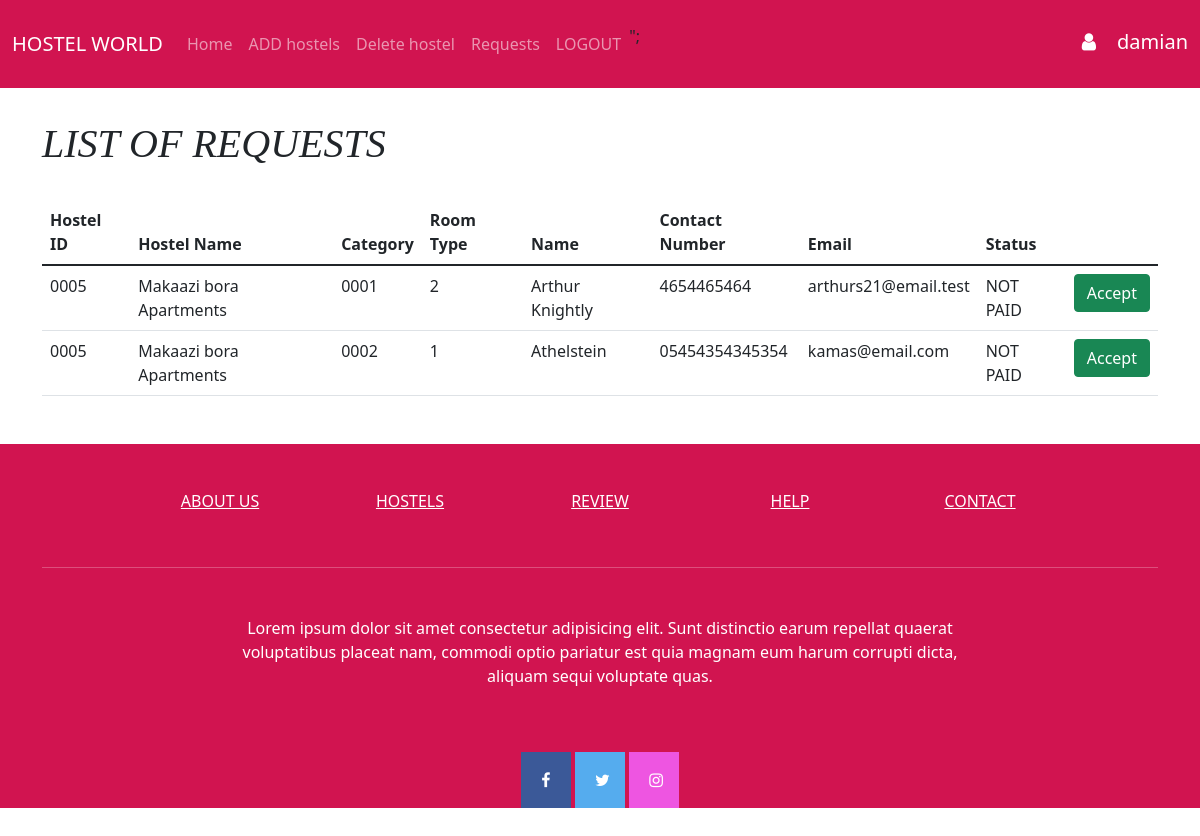
The page /admin_request.php (signed in) on the database its author committed.
### tables this page shows
CREATE TABLE IF NOT EXISTS `reserve` (
  `reserve_id` int(6) UNSIGNED ZEROFILL NOT NULL,
  `name` varchar(128) NOT NULL,
  `gender` varchar(8) NOT NULL,
  `birthday` date DEFAULT NULL,
  `hostel_id` int(4) UNSIGNED ZEROFILL DEFAULT NULL,
  `hostel_name` varchar(64) DEFAULT NULL,
  `category_id` int(4) UNSIGNED ZEROFILL DEFAULT NULL,
  `room_type` varchar(256) DEFAULT NULL,
  `email` varchar(128) DEFAULT NULL,
  `phoneno` varchar(16) DEFAULT NULL,
  `student_id` int(4) UNSIGNED ZEROFILL DEFAULT NULL,
  `owner_id` int(4) UNSIGNED ZEROFILL DEFAULT NULL,
  `registration_status` varchar(128) DEFAULT 'NOT PAID'
);

### admin_request.php (the view, shortened to what this page needs)
<?php
include("connection.php");
$login = $_SESSION['loggin'];
?>
<!doctype html>
<html lang="en">
<head>
    <link rel="stylesheet" href="style.css">
    <link rel="stylesheet" href="styleabout.css">
    <link href="https://cdn.jsdelivr.net/npm/bootstrap@5.1.3/dist/css/bootstrap.min.css" rel="stylesheet">
    <link href="https://cdn.jsdelivr.net/npm/bootstrap@5.1.3/dist/css/bootstrap.min.css" rel="stylesheet">
    <link rel="stylesheet" href="https://cdnjs.cloudflare.com/ajax/libs/font-awesome/4.7.0/css/font-awesome.min.css">
</head>
<body>
    <nav class="navbar fixed-top navbar-expand-lg navbar-dark n">
        <div class="container-fluid">
            <a class="navbar-brand" href="admin_index.php">HOSTEL WORLD</a>
            <div class="collapse navbar-collapse" id="navbarSupportedContent">
                <ul class="navbar-nav me-auto mb-2 mb-lg-0">
                    <li class="nav-item">
                        <a class="nav-link" aria-current="page" href="admin_index.php">Home</a>
                    </li>
                    <li class="nav-item">
                    <li><a class="nav-link" href="addhostels.php">ADD hostels</a></li>
                    </li>
                    <li class="nav-item">
                        <a class="nav-link" href="delhostel.php">Delete hostel</a>
                    </li>
                    <li class="nav-item">
                        <a class="nav-link" href="admin_request.php">Requests</a>
                    </li>
                    <?php
                    if ($login) : ?>
                        <li class='nav-item'>
                            <a class='nav-link' href="index.php?logout='1'">LOGOUT</a>
                        </li>";
                    <?php endif; ?>
                </ul>
                <div class="d-flex">
                    <?php if (isset($_SESSION['username'])) : ?>
                        <p>
                        <div class="d-flex">
                            <h5 class="mt-1 mr-2 text-white" type="submit">
                                <i class="fa fa-user text-white"></i>
                                <?php echo $_SESSION['username']; ?>
                            </h5>
                        </div>
                        </p>
                    <?php endif ?>
                </div>
            </div>
    </nav>
    <br><br><br><br><br>
    <div class="container">
        <?php
        $x = $_SESSION['username'];
        $query1 = "SELECT * FROM owners WHERE username='$x'";
        $data1 = mysqli_query($conn, $query1);
        $result1 = mysqli_fetch_assoc($data1);
        $id = $result1['owner_id'];
        $query = "SELECT * FROM reserve where owner_id=$id";
        $data = mysqli_query($conn, $query);
        $total = mysqli_num_rows($data);
        if ($total != 0) {
            echo "<h1 id='top_recom'><i>LIST OF REQUESTS</i></h1><br>
                    </div>
                    <div class='container'>
                        <table class='table table-hover'>
                            <thead>
                                <tr>
                                    <th scope='col'>Hostel ID</th>
                                    <th scope='col'>Hostel Name</th>
                                    <th scope='col'>Category</th>
                                    <th scope='col'>Room Type</th>
                                    <th scope='col'>Name</th>
                                    <th scope='col'>Contact Number</th>
                                    <th scope='col'>Email</th>
                                    <th scope='col'>Status</th>
                                </tr>
                            </thead>
                            <tbody>";
            while ($result = mysqli_fetch_assoc($data)) {
                $id2 = $result['reference_id'];
                $status = $result['registration_status'];
                echo "
                    <tr>
                    <td>" . $result['hostel_id'] . "</td>
                    <td>" . $result['hostel_name'] . "</td>
                    <td>" . $result['category_id'] . "</td>
                    <td>" . $result['room_type'] . "</td>
                    <td>" . $result['name'] . "</td>
                    <td>" . $result['phoneno'] . "</td>
                    <td>" . $result['email'] . "</td>
                    <td>" . $result['registration_status'] . "</td>";
                if (1 && $status != "Accepted") {
                    echo "<td>
                   <form method='POST' >
                   <button class='btn btn-success' type='submit' name='submit'>
                   <input name='id2' type='hidden' value='$id2'>
                   Accept
                   </button>
                   </form>
                   </td>";
                }
                echo "</tr>";
            }
        } else {
            echo "NO RECORD FOUND!!!";
        }
        ?>
        </tbody>
        </table>
    </div>
    <div class="footer">
        <footer class="text-center text-white" style="background-color: rgb(209 20 80);">
            <div class="container">
                <section class="mt-5">
                    <div class="row text-center d-flex justify-content-center pt-5">
                        <div class="col-md-2">
                            <h6 class="text-uppercase font-weight-bold">
                                <a href="/project/about.php" class="text-white">About us</a>
                            </h6>
                        </div>
                        <div class="col-md-2">
                            <h6 class="text-uppercase font-weight-bold">
                                <a href="/project/hostels.php" class="text-white">Hostels</a>
                            </h6>
                        </div>
                        <div class="col-md-2">
                            <h6 class="text-uppercase font-weight-bold">
                                <a href="#!" class="text-white">Review</a>
                            </h6>
                        </div>
                        <div class="col-md-2">
                            <h6 class="text-uppercase font-weight-bold">
                                <a href="/project/contact.php" class="text-white">Help</a>
                            </h6>
                        </div>
                        <div class="col-md-2">
                            <h6 class="text-uppercase font-weight-bold">
                                <a href="/project/contact.php" class="text-white">Contact</a>
                            </h6>
                        </div>
                    </div>
                </section>
                <hr class="my-5" />
                <section class="mb-5">
                    <div class="row d-flex justify-content-center">
                        <div class="col-lg-8">
                            <p>
                                Lorem ipsum dolor sit amet consectetur adipisicing elit. Sunt distinctio earum repellat quaerat voluptatibus placeat nam, commodi optio pariatur est quia magnam eum harum corrupti dicta, aliquam sequi voluptate quas.
                            </p>
                        </div>
                    </div>
                </section>
                <section class="text-center mb-5">
                    <a href="#" class="fa fa-facebook"></a>
                    <a href="#" class="fa fa-twitter"></a>
                    <a href="#" class="fa fa-instagram"></a>
                </section>
            </div>
        </footer>
    </div>
</body>
</html>

### style.css (style rules this page uses)
body { background-color: wheat; }
.fa-facebook { background: #3B5998; color: white; }
.fa-twitter { background: #55ACEE; color: white; }
.fa-instagram { background: #ee55e1; color: white; }
.fa { padding: 20px; font-size: 30px; width: 50px; text-align: center; text-decoration: none; }
.footer { background-color: rgb(102 20 80); background-repeat: no-repeat; background-size: cover; }

### styleabout.css (style rules this page uses)
.fa-facebook { background: #3B5998; color: white; }
.fa-twitter { background: #55ACEE; color: white; }
.fa-instagram { background: #ee55e1; color: white; }
.fa { padding: 20px; font-size: 30px; width: 50px; text-align: center; text-decoration: none; }

### admin_request.php (style rules this page uses)
#top_recom { font-family: 'Times New Roman', Times, serif; }
.n { background-color: #D11450; }

### rows shown on the page
reserve: hostel "0005", hostel_name "Makaazi bora Apartments", category "0001", room_type "2", name "Arthur Knightly", phoneno "4654465464", email "arthurs21@email.test", registration_status "NOT PAID"
reserve: hostel "0005", hostel_name "Makaazi bora Apartments", category "0002", room_type "1", name "Athelstein", phoneno "05454354345354", email "kamas@email.com", registration_status "NOT PAID"

### other values the page prints
$_SESSION['username'] "damian"
